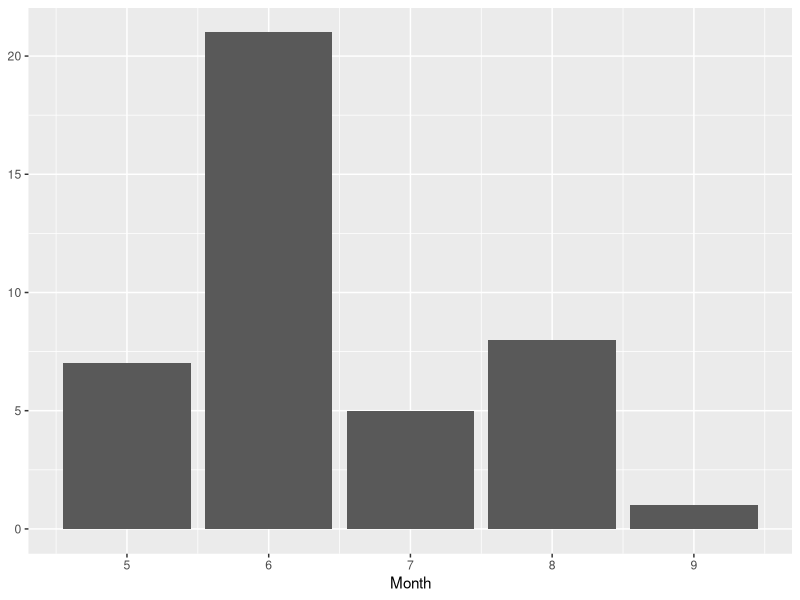
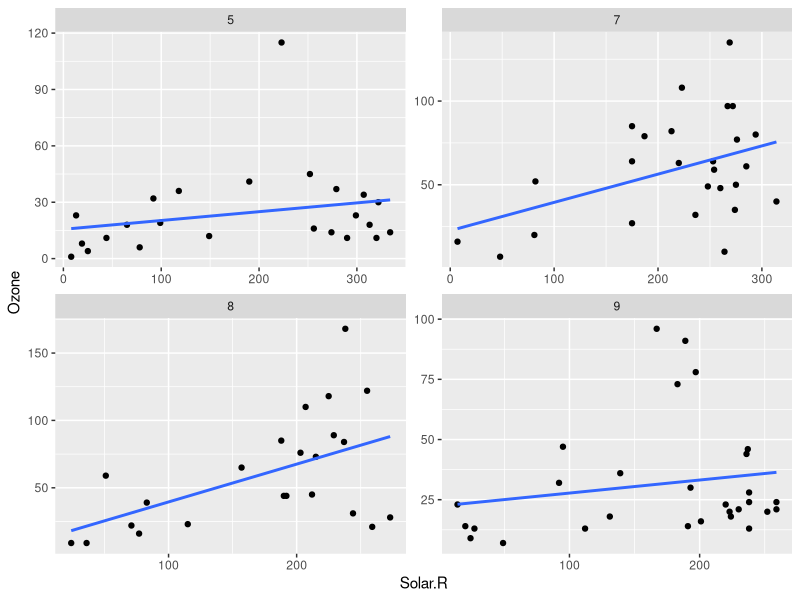

These figures' R source, in order:
library(tidyverse)
# 2-1-1
x <- c(17, 16, 20, 24, 22, 15, 21, 18)

# 2-1-2
x[length(x)]

# 2-2-1
y <- c(10.4, 5.6, 3.1, 6.4, 9.6, 7.8)

# 2-2-2
y[length(y - 1)]

# 2-3-1
grade <- c("1st", "1st", "2nd", "3rd", "2nd", "3rd", "1st")
grade_f <- as.factor(grade)

# 2-3-2
factor(grade, order = TRUE, level = c("3rd", "2nd", "1st"))

# 2-4-1

# 4-1-1
air_sub1 <- as_tibble(airquality) %>% 
  filter(Wind >= mean(Wind) & Temp < mean(Temp)) %>% 
  select(Ozone, Solar.R, Month)
air_sub1

# 4-1-2
air_sub2 <- airquality %>% 
  filter(Wind < mean(Wind) & Temp >= mean(Temp)) %>% 
  select(Ozone, Solar.R, Month)
air_sub2

# 4-1-3
air_sub1 %>% summarise(n = n(), m_oz = mean(Ozone, na.rm = TRUE), m_solar = mean(Solar.R, na.rm = TRUE))

air_sub2 %>% summarise(n = n(), m_oz = mean(Ozone, na.rm = TRUE), m_solar = mean(Solar.R, na.rm = TRUE))

# 4-1-4
air_sub1 %>% group_by(Month, .add = TRUE) %>% 
  summarise(n = n(), m_oz = mean(Ozone, na.rm = TRUE), m_solar = mean(Solar.R, na.rm = TRUE))

air_sub2 %>% group_by(Month, .add = TRUE) %>% 
  summarise(n = n(), m_oz = mean(Ozone, na.rm = TRUE), m_solar = mean(Solar.R, na.rm = TRUE))


# 4-2-1
mtcars_t <- mtcars %>% 
  rownames_to_column(var = "model") %>%
  as_tibble %>% 
  print(n = 3)

# 4-2-2
cars <- as_tibble(mtcars_t) %>% 
  select(1:5, 7, 10)
cars

# 4-2-3
cars %>% 
  mutate(disp_cc = 16.4 * disp) %>%
  select(-4)

# 4-2-4
cars %>% 
  mutate(disp_cc = 16.4 * disp,
         type = case_when(
           disp_cc < 1000 ~ "Compact",
           disp_cc < 1500 ~ "Small",
           disp_cc < 2000 ~ "Midsize",
           TRUE ~ "Large")) %>% 
  print(n = 3)

# 4-2-5
cars %>% 
  mutate(disp_cc = 16.4 * disp,
         type = case_when(
           disp_cc < 1000 ~ "Compact",
           disp_cc < 1500 ~ "Small",
           disp_cc < 2000 ~ "Midsize",
           TRUE ~ "Large")) %>% 
  filter(am == 1 & cyl == 8) %>% 
  select(model, mpg, disp_cc, type)

# 4-2-6
cars %>% 
  mutate(disp_cc = 16.4 * disp,
         type = case_when(
           disp_cc < 1000 ~ "Compact",
           disp_cc < 1500 ~ "Small",
           disp_cc < 2000 ~ "Midsize",
           TRUE ~ "Large")) %>% 
  group_by(cyl) %>% 
  summarise(n = n(), across(c(2, 7, 4:5), mean)) %>% 
  print(n = 3)


# 온라인 교과서
# 5-1
p1 <- airquality %>% 
  filter(is.na(Ozone) | is.na(Solar.R))

p1 <-  ggplot(p1, aes(x = Month))

p1 + geom_bar() +
  ylab(NULL)

# 5-2
p2 <- airquality %>% 
  filter(Month != 6)

p2 <- ggplot(p2, aes(x = Solar.R, y = Ozone))

p2 +  geom_point() +
  geom_smooth(method = "lm", se = FALSE) +
  facet_wrap(vars(Month), scales = "free")
